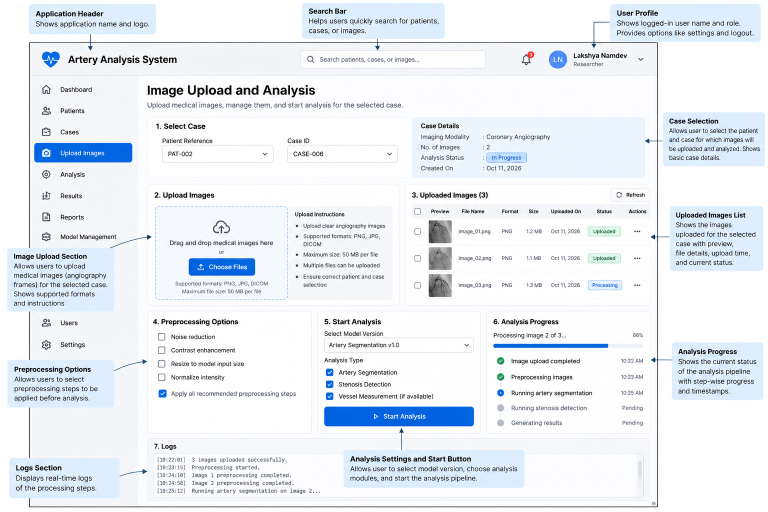
#> input picture design-references/04-image-upload.png.png, 1536 x 1024 px (shown at 1/2 size)
$ python -i preprocessing.py   (imports and definitions only)
#> lines starting #> are read from the running program, lines starting #| are printed output that depends on the picture
"""Reusable, non-destructive image preparation for future ML consumers."""

from dataclasses import dataclass
from pathlib import Path

import numpy as np
from PIL import Image, ImageOps, UnidentifiedImageError

from app.services.storage import InvalidImage, validate_image


@dataclass(frozen=True)
class PreprocessingConfig:
    """Configurable baseline; target_size is specified as (width, height)."""

    target_size: tuple[int, int] = (256, 256)

    def __post_init__(self) -> None:
        if len(self.target_size) != 2 or any(size <= 0 for size in self.target_size):
            raise ValueError("target_size must contain positive width and height")


@dataclass(frozen=True)
class PreprocessingResult:
    pixels: np.ndarray
    metadata: dict[str, object]


class PreprocessingError(ValueError):
    """The stored image cannot be safely prepared by this baseline."""


def _grayscale_pixels(image: Image.Image) -> tuple[np.ndarray, int]:
    """Return grayscale pixels and the unsigned source range maximum."""
    if image.mode in {"1", "L", "P", "RGB", "RGBA", "LA", "CMYK", "YCbCr"}:
        gray = image.convert("RGB").convert("L") if image.mode != "L" and image.mode != "1" else image.convert("L")
        return np.asarray(gray, dtype=np.uint8), 255

    if image.mode.startswith("I;16") or image.mode == "I":
        pixels = np.asarray(image)
        if pixels.size == 0 or np.issubdtype(pixels.dtype, np.floating):
            raise PreprocessingError("Image pixel representation is not supported")
        if np.issubdtype(pixels.dtype, np.signedinteger):
            if int(pixels.min()) < 0 or int(pixels.max()) > 65535:
                raise PreprocessingError("Signed or out-of-range image intensities are not supported")
            pixels = pixels.astype(np.uint16)
        elif pixels.dtype != np.uint16:
            raise PreprocessingError("Image pixel representation is not supported")
        return pixels, 65535

    raise PreprocessingError(f"Image mode '{image.mode}' is not supported by the preprocessing baseline")


# [62 lines left out: function preprocess_image_file, not called in this run]

>>> from PIL import Image
>>> picture = Image.open('../../../design-references/04-image-upload.png.png')
#> picture is the input picture: PIL image 1536x1024 RGB; mean R, G, B 232.8, 237.7, 243.2
>>> result = _grayscale_pixels(picture)
#> in _grayscale_pixels, `gray = image.convert("RGB").convert("L") if image.mode != "L" and imag..`:
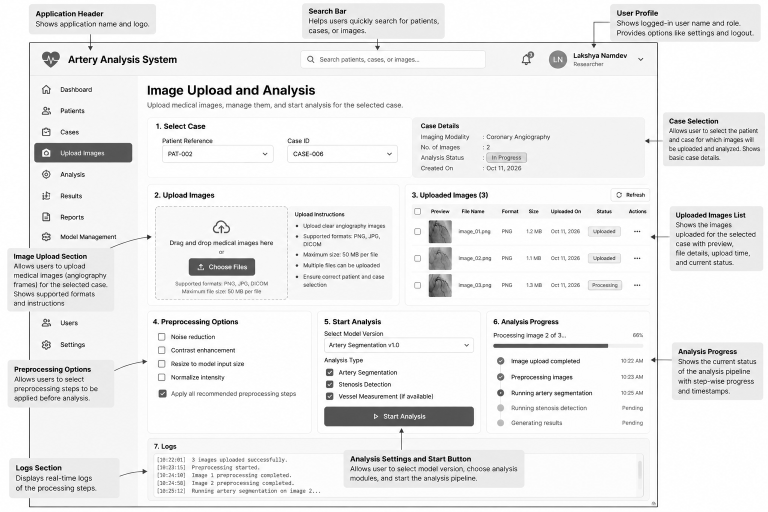
#> gray: PIL image 1536x1024 L (shown at 1/2 size); min 0, max 255, mean 236.9

$ run again, on design-references/01-login.png.png
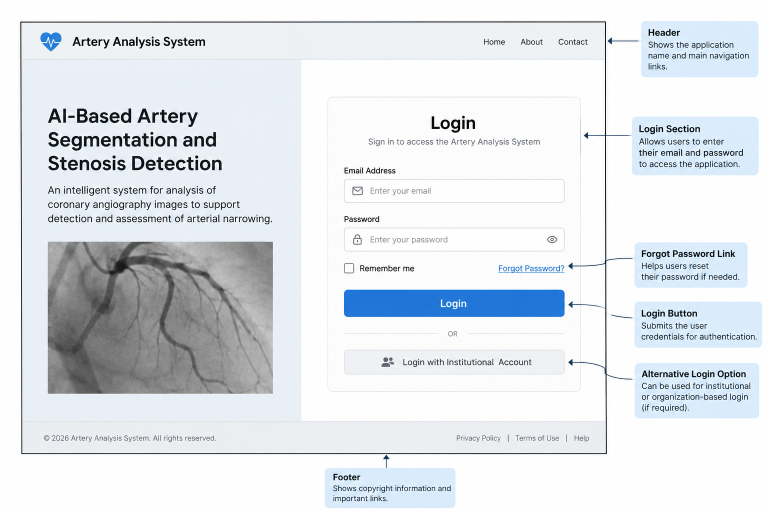
#> input picture design-references/01-login.png.png, 1536 x 1024 px (shown at 1/2 size)
#> picture is the input picture: PIL image 1536x1024 RGB; mean R, G, B 224.2, 228.7, 233.2
#> in _grayscale_pixels, `gray = image.convert("RGB").convert("L") if image.mode != "L" and imag..`:
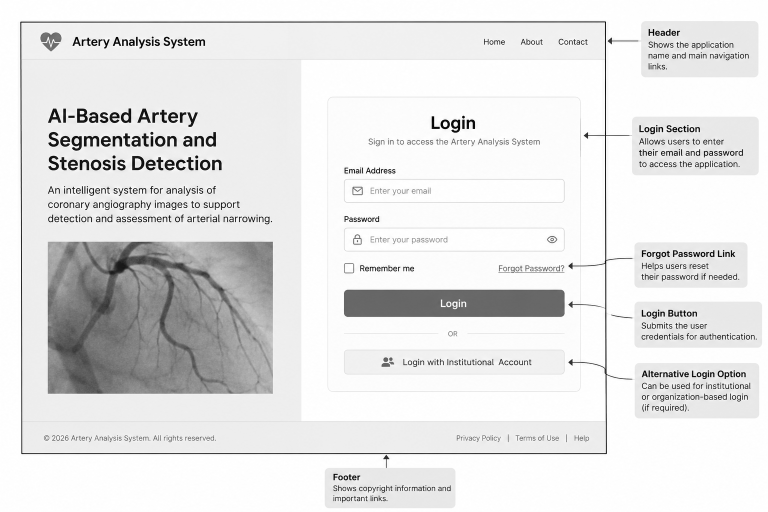
#> gray: PIL image 1536x1024 L (shown at 1/2 size); min 0, max 255, mean 227.9

$ run again, on design-references/02-dashboard.png.png
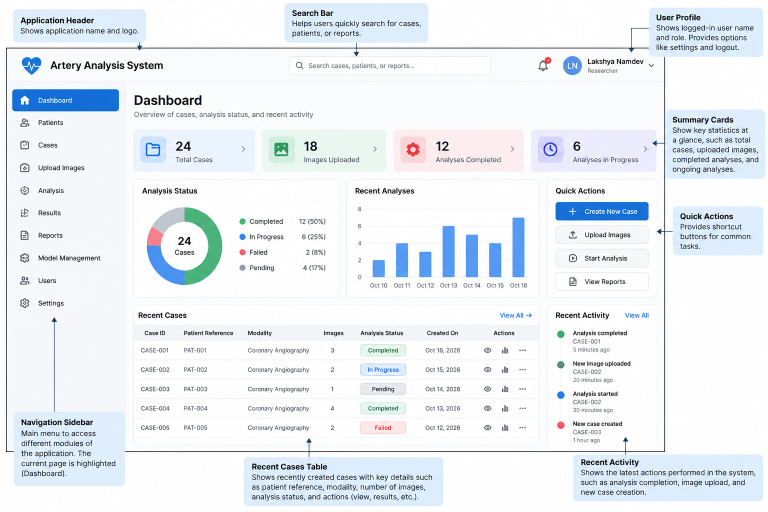
#> input picture design-references/02-dashboard.png.png, 1536 x 1024 px (shown at 1/2 size)
#> picture is the input picture: PIL image 1536x1024 RGB; mean R, G, B 234.4, 239.1, 243.8
#> in _grayscale_pixels, `gray = image.convert("RGB").convert("L") if image.mode != "L" and imag..`:
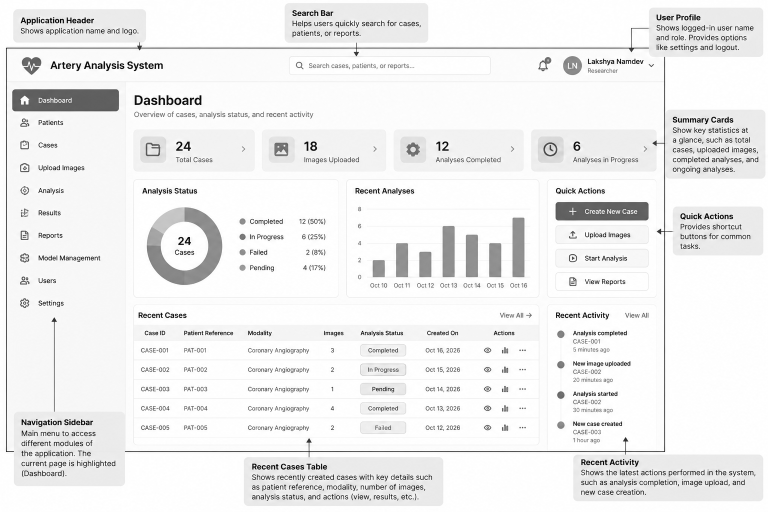
#> gray: PIL image 1536x1024 L (shown at 1/2 size); min 0, max 255, mean 238.3

$ run again, on design-references/03-patient-cases.png.png
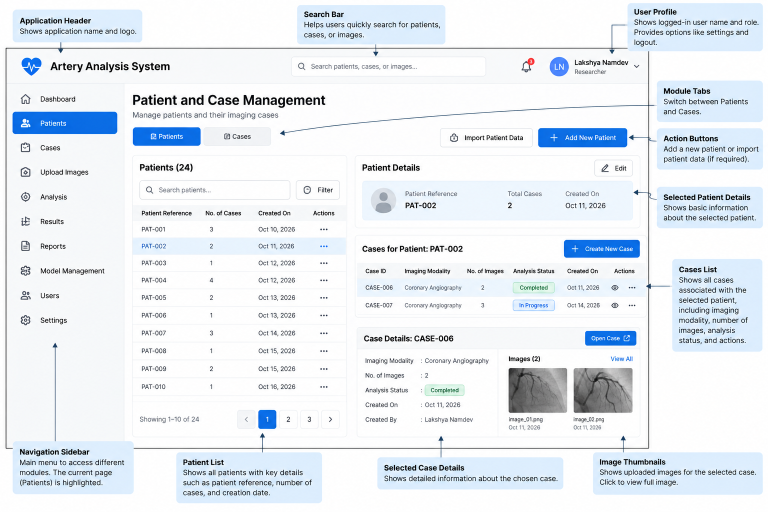
#> input picture design-references/03-patient-cases.png.png, 1536 x 1024 px (shown at 1/2 size)
#> picture is the input picture: PIL image 1536x1024 RGB; mean R, G, B 231.2, 236.8, 242.5
#> in _grayscale_pixels, `gray = image.convert("RGB").convert("L") if image.mode != "L" and imag..`:
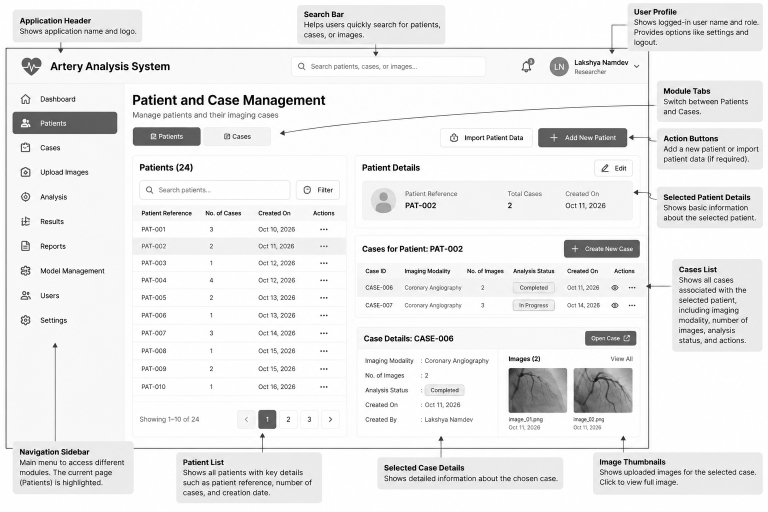
#> gray: PIL image 1536x1024 L (shown at 1/2 size); min 0, max 255, mean 235.8
